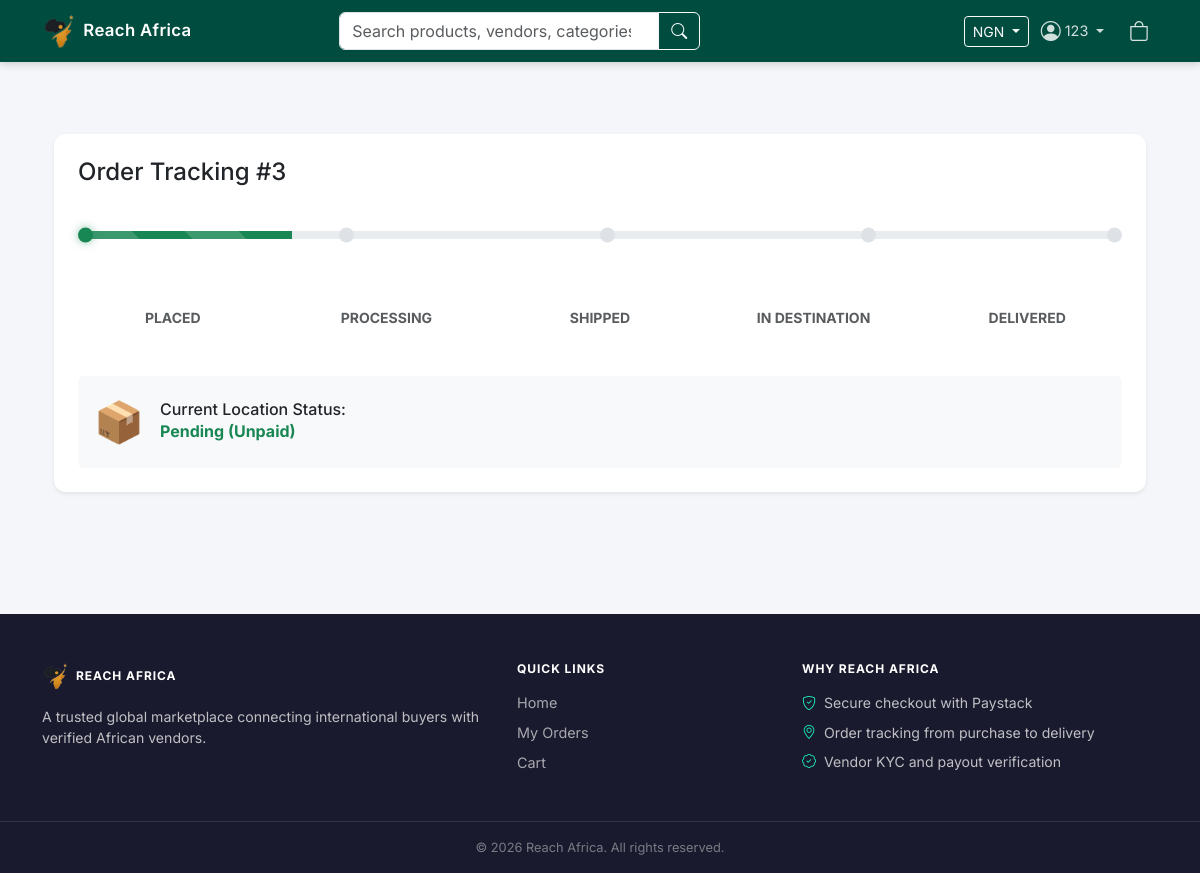
The page /orders/track/3/ (signed in) on the database its author committed.
### users/models.py (models this page shows, shortened)
class User(AbstractUser):
    class CountryChoices(models.TextChoices):
        NIGERIA = 'NG', 'Nigeria'
        GHANA = 'GH', 'Ghana'
    class BusinessTypeChoices(models.TextChoices):
        SOLE_PROPRIETORSHIP = 'sole_proprietorship', 'Sole Proprietorship'
        LLC = 'llc', 'Limited Liability Company'
        PARTNERSHIP = 'partnership', 'Partnership'
        CORPORATION = 'corporation', 'Corporation'
        NONPROFIT = 'nonprofit', 'Non-Profit Organization'
        OTHER = 'other', 'Other'
    class IDTypeChoices(models.TextChoices):
        PASSPORT = 'passport', 'International Passport'
        DRIVERS_LICENSE = 'drivers_license', "Driver's License"
        VOTERS_CARD = 'voters_card', "Voter's Card"
        NATIONAL_ID = 'national_id', 'National ID Card'
    class KYCStageChoices(models.TextChoices):
        REGISTRATION = 'registration', 'Registration'
        BUSINESS_INFO = 'business_info', 'Business Information'
        IDENTITY = 'identity', 'Identity Verification'
        CONTACT = 'contact', 'Contact Verification'
        ADDRESS = 'address', 'Address Verification'
        BANKING = 'banking', 'Banking Details'
        GUARANTOR = 'guarantor', 'Guarantor Information'
        COMPLIANCE = 'compliance', 'Product Compliance'
        DOCUMENTS = 'documents', 'Document Upload'
        INTERNAL_CHECK = 'internal_check', 'Internal Checks (Admin)'
        QUALITY_ASSURANCE = 'quality_assurance', 'Quality Assurance (Admin)'
        VERIFIED_SELLER = 'verified_seller', 'Verified Seller'
        APPROVED = 'approved', 'Fully Approved'
        REJECTED = 'rejected', 'Rejected'
    username = None  # Remove username field
    phone_number = models.CharField(max_length=15, unique=True)
    balance = models.DecimalField(max_digits=12, decimal_places=2, default=0.00)
    shop_name = models.CharField(max_length=255, blank=True, null=True)
    shop_address = models.TextField(blank=True, null=True)
    bank_name = models.CharField(max_length=100, blank=True, null=True)
    bank_account_name = models.CharField(max_length=150, blank=True, null=True)
    bank_account_number = models.CharField(max_length=30, blank=True, null=True)
    id_document = models.ImageField(upload_to='kyc/documents/', blank=True, null=True)
    is_verified = models.BooleanField(default=False)  # Admin flips this switch
    kyc_rejection_reason = models.TextField(blank=True, null=True)
    business_registration_number = models.CharField(max_length=50, blank=True, null=True, verbose_name='CAC/Business Registration Number')
    business_type = models.CharField(max_length=30, choices=BusinessTypeChoices.choices, blank=True, null=True, verbose_name='Business Type')
    business_start_date = models.DateField(blank=True, null=True, verbose_name='Date Business Started')
    business_description = models.TextField(blank=True, null=True, verbose_name='Business Description')
    business_logo = models.ImageField(upload_to='kyc/logos/', blank=True, null=True, verbose_name='Business Logo')
    tin = models.CharField(max_length=20, blank=True, null=True, verbose_name='Tax Identification Number (TIN)')
    date_of_birth = models.DateField(blank=True, null=True)
    nationality = models.CharField(max_length=50, blank=True, null=True)
    nin = models.CharField(max_length=11, blank=True, null=True, unique=True, verbose_name='National Identification Number (NIN)')
    bvn = models.CharField(max_length=10, blank=True, null=True, unique=True, verbose_name='Bank Verification Number (BVN)')
    id_document_type = models.CharField(max_length=30, choices=IDTypeChoices.choices, blank=True, null=True, verbose_name='Government ID Type')
    liveness_selfie = models.ImageField(upload_to='kyc/selfies/', blank=True, null=True, verbose_name='Liveness/Selfie Verification')
    passport_photo = models.ImageField(upload_to='kyc/passports/', blank=True, null=True, verbose_name='Passport Photograph')
    whatsapp_number = models.CharField(max_length=15, blank=True, null=True)
    emergency_contact_name = models.CharField(max_length=100, blank=True, null=True)
    emergency_contact_phone = models.CharField(max_length=15, blank=True, null=True)
    home_address = models.TextField(blank=True, null=True)
    utility_bill = models.FileField(upload_to='kyc/utilities/', blank=True, null=True, verbose_name='Utility Bill')
    kyc_stage = models.CharField(
        max_length=30,
        choices=KYCStageChoices.choices,
        default=KYCStageChoices.REGISTRATION,
        verbose_name='KYC Stage'
    )
    kyc_submitted_at = models.DateTimeField(blank=True, null=True)
    kyc_approved_at = models.DateTimeField(blank=True, null=True)
    otp_phone_verified = models.BooleanField(default=False, verbose_name='Phone OTP Verified')
    otp_email_verified = models.BooleanField(default=False, verbose_name='Email OTP Verified')
    ROLE_CHOICES = (
        ('customer', 'Customer'),
        ('vendor', 'Vendor'),
        ('logistics', 'Logistics'),
        ('admin', 'Admin'),
    )
    role = models.CharField(max_length=10, choices=ROLE_CHOICES, default='customer')
    country = models.CharField(max_length=2, choices=CountryChoices.choices, default=CountryChoices.NIGERIA)
    USERNAME_FIELD = 'phone_number'
    REQUIRED_FIELDS = []
    objects = CustomUserManager()

### orders/models.py (models this page shows)
class Order(models.Model):
    STATUS_CHOICES = [
        ('pending', 'Pending (Unpaid)'),
        ('paid', 'Paid/Processing'),
        ('shipped', 'Dispatched'),
        ('delivered', 'Delivered'),
        ('cancelled', 'Cancelled'),
    ]
    customer = models.ForeignKey(settings.AUTH_USER_MODEL, on_delete=models.CASCADE)
    total_amount = models.DecimalField(max_digits=12, decimal_places=2)
    status = models.CharField(max_length=20, choices=STATUS_CHOICES, default='placed')
    created_at = models.DateTimeField(auto_now_add=True)
    paystack_ref = models.CharField(max_length=100, blank=True)
    receiver_name = models.CharField(max_length=255, default='John Doe')
    receiver_phone = models.CharField(max_length=20, default='0000000000')
    delivery_address = models.TextField(max_length=20, default='UK')
    country = models.CharField(max_length=100, default='UK')
    shipping_fee = models.DecimalField(max_digits=10, decimal_places=2, default=0.00)
    status = models.CharField(max_length=20, choices=STATUS_CHOICES, default='pending')
    tracking_number = models.CharField(max_length=100, blank=True, null=True)
    vendor_credit_processed = models.BooleanField(default=False)
    stock_deducted = models.BooleanField(default=False)
    created_at = models.DateTimeField(auto_now_add=True)
    updated_at = models.DateTimeField(auto_now=True)
    @property
    def status_percentage(self):
        mapping = {
            'pending': 20,
            'paid': 50,
            'shipped': 80,
            'delivered': 100,
            'cancelled': 0
        }
        return mapping.get(self.status, 0)
    class Meta:
        ordering = ['-created_at'] # Shows newest orders first for Admin/Customer

### orders/views.py (the view)
# urls.py: path('track/<int:order_id>/', views.track_order, name='track_order'),
@login_required
def track_order(request, order_id):
    order = get_object_or_404(Order, id=order_id)
    if not can_view_order(request.user, order):
        raise PermissionDenied("You don't have permission to view this order")
    return render(request, 'orders/track_orders.html', {'order': order})

### templates/orders/track_orders.html
{% extends 'base.html' %}
{% load static %}
{% block content %}
<div class="container py-5">
    <div class="card border-0 shadow-sm">
        <div class="card-body p-4">
            <h4 class="mb-4">Order Tracking #{{ order.id }}</h4>
            <div class="tracking-wrapper mb-5 px-2">
                <div class="tracking-status-dot dot-1 {% if order.status_percentage >= 20 %}dot-active{% endif %}"></div>
                <div class="tracking-status-dot dot-2 {% if order.status_percentage >= 40 %}dot-active{% endif %}"></div>
                <div class="tracking-status-dot dot-3 {% if order.status_percentage >= 60 %}dot-active{% endif %}"></div>
                <div class="tracking-status-dot dot-4 {% if order.status_percentage >= 80 %}dot-active{% endif %}"></div>
                <div class="tracking-status-dot dot-5 {% if order.status_percentage == 100 %}dot-active{% endif %}"></div>
                <div class="tracking-bar">
                    <div class="progress-bar progress-bar-striped progress-bar-animated bg-success h-100"
                         style="width: {{ order.status_percentage }}%;">
                    </div>
                </div>
            </div>
            <div class="row text-center small fw-bold text-muted">
                <div class="col">PLACED</div>
                <div class="col">PROCESSING</div>
                <div class="col">SHIPPED</div>
                <div class="col">IN DESTINATION</div>
                <div class="col">DELIVERED</div>
            </div>
            <div class="mt-5 p-3 bg-light rounded d-flex align-items-center">
                <div class="me-3 fs-1">📦</div>
                <div>
                    <h6 class="mb-0">Current Location Status:</h6>
                    <p class="text-success fw-bold mb-0">{{ order.get_status_display }}</p>
                </div>
            </div>
        </div>
    </div>
</div>
{% endblock %}

### templates/base.html (shortened to what this page needs)
{% load static currency_tags %}
<!DOCTYPE html>
<html lang="en">
<head>
    <link href="https://cdn.jsdelivr.net/npm/bootstrap@5.3.3/dist/css/bootstrap.min.css" rel="stylesheet">
    <link rel="stylesheet" href="https://cdn.jsdelivr.net/npm/bootstrap-icons@1.11.3/font/bootstrap-icons.min.css">
    <link rel="stylesheet" href="{% static 'css/style.css' %}">
</head>
<body>
    <nav class="navbar navbar-expand-lg navbar-dark ra-navbar">
        <div class="container">
            <a class="navbar-brand d-flex align-items-center gap-2" href="{% url 'home' %}">
                <img src="{% static 'images/RA-small2.png' %}" alt="Reach Africa">
                <span class="fw-semibold brand-title">Reach Africa</span>
            </a>
            <div class="collapse navbar-collapse" id="navbarMain">
                <form class="d-flex mx-auto search-form" action="{% url 'home' %}" method="GET">
                    <div class="input-group">
                        <input class="form-control" type="search" name="q"
                               placeholder="Search products, vendors, categories…"
                               aria-label="Search" value="{{ query|default:'' }}">
                        <button class="btn btn-outline-light" type="submit"><i class="bi bi-search"></i></button>
                    </div>
                </form>
                <ul class="navbar-nav ms-auto align-items-center gap-1">
                    {% if currencies %}
                    <li class="nav-item dropdown">
                        <button class="btn btn-outline-light btn-sm dropdown-toggle" type="button" id="currencyDropdown"
                                data-bs-toggle="dropdown" aria-expanded="false">
                            {{ selected_currency.code }}
                        </button>
                    </li>
                    {% endif %}
                    {% if user.is_authenticated %}
                        <li class="nav-item dropdown">
                            <a class="nav-link dropdown-toggle d-flex align-items-center gap-1" href="#" id="userMenu"
                               role="button" data-bs-toggle="dropdown" aria-expanded="false">
                                <i class="bi bi-person-circle fs-5"></i>
                                <span class="d-none d-lg-inline">{{ user.first_name|default:user.phone_number }}</span>
                            </a>
                        </li>
                    {% else %}
                        <li class="nav-item"><a class="nav-link" href="{% url 'login' %}">Login</a></li>
                        <li class="nav-item"><a class="btn btn-light btn-sm ms-1 fw-semibold" href="{% url 'register' %}">Sign Up</a></li>
                    {% endif %}
                    <li class="nav-item">
                        <a href="{% url 'cart_detail' %}" class="icon-btn ms-1" title="Cart" aria-label="Cart">
                            <i class="bi bi-bag fs-5"></i>
                        </a>
                    </li>
                </ul>
            </div>
        </div>
    </nav>
    <main class="main-shell">
    <div class="container mt-4">
        {% block content %}{% endblock %}
    </div>
    </main>
    <footer class="site-footer mt-5">
        <div class="container py-5">
            <div class="row g-4">
                <div class="col-lg-5">
                    <div class="d-flex align-items-center gap-2 mb-3">
                        <img src="{% static 'images/RA-small2.png' %}" alt="Reach Africa" style="height:28px;">
                        <h6 class="text-uppercase fw-bold mb-0">Reach Africa</h6>
                    </div>
                    <p class="mb-0">
                        A trusted global marketplace connecting international buyers with verified African vendors.
                    </p>
                </div>
                <div class="col-lg-3 col-md-6">
                    <h6 class="text-uppercase fw-bold mb-3">Quick Links</h6>
                    <ul class="list-unstyled mb-0">
                        <li class="mb-2"><a href="{% url 'home' %}">Home</a></li>
                        <li class="mb-2"><a href="{% url 'order_history' %}">My Orders</a></li>
                        <li><a href="{% url 'cart_detail' %}">Cart</a></li>
                    </ul>
                </div>
                <div class="col-lg-4 col-md-6">
                    <h6 class="text-uppercase fw-bold mb-3">Why Reach Africa</h6>
                    <ul class="list-unstyled mb-0">
                        <li class="mb-2"><i class="bi bi-shield-check me-2" style="color:var(--ra-accent);"></i>Secure checkout with Paystack</li>
                        <li class="mb-2"><i class="bi bi-geo-alt me-2" style="color:var(--ra-accent);"></i>Order tracking from purchase to delivery</li>
                        <li><i class="bi bi-patch-check me-2" style="color:var(--ra-accent);"></i>Vendor KYC and payout verification</li>
                    </ul>
                </div>
            </div>
        </div>
        <div class="text-center py-3 footer-bottom">
            © {% now "Y" %} Reach Africa. All rights reserved.
        </div>
    </footer>
</body>
</html>

### rows shown on the page
User: first_name "123"
Order: id "3", status "Pending (Unpaid)"

### other values the page prints
{{ selected_currency.code }} "NGN"
